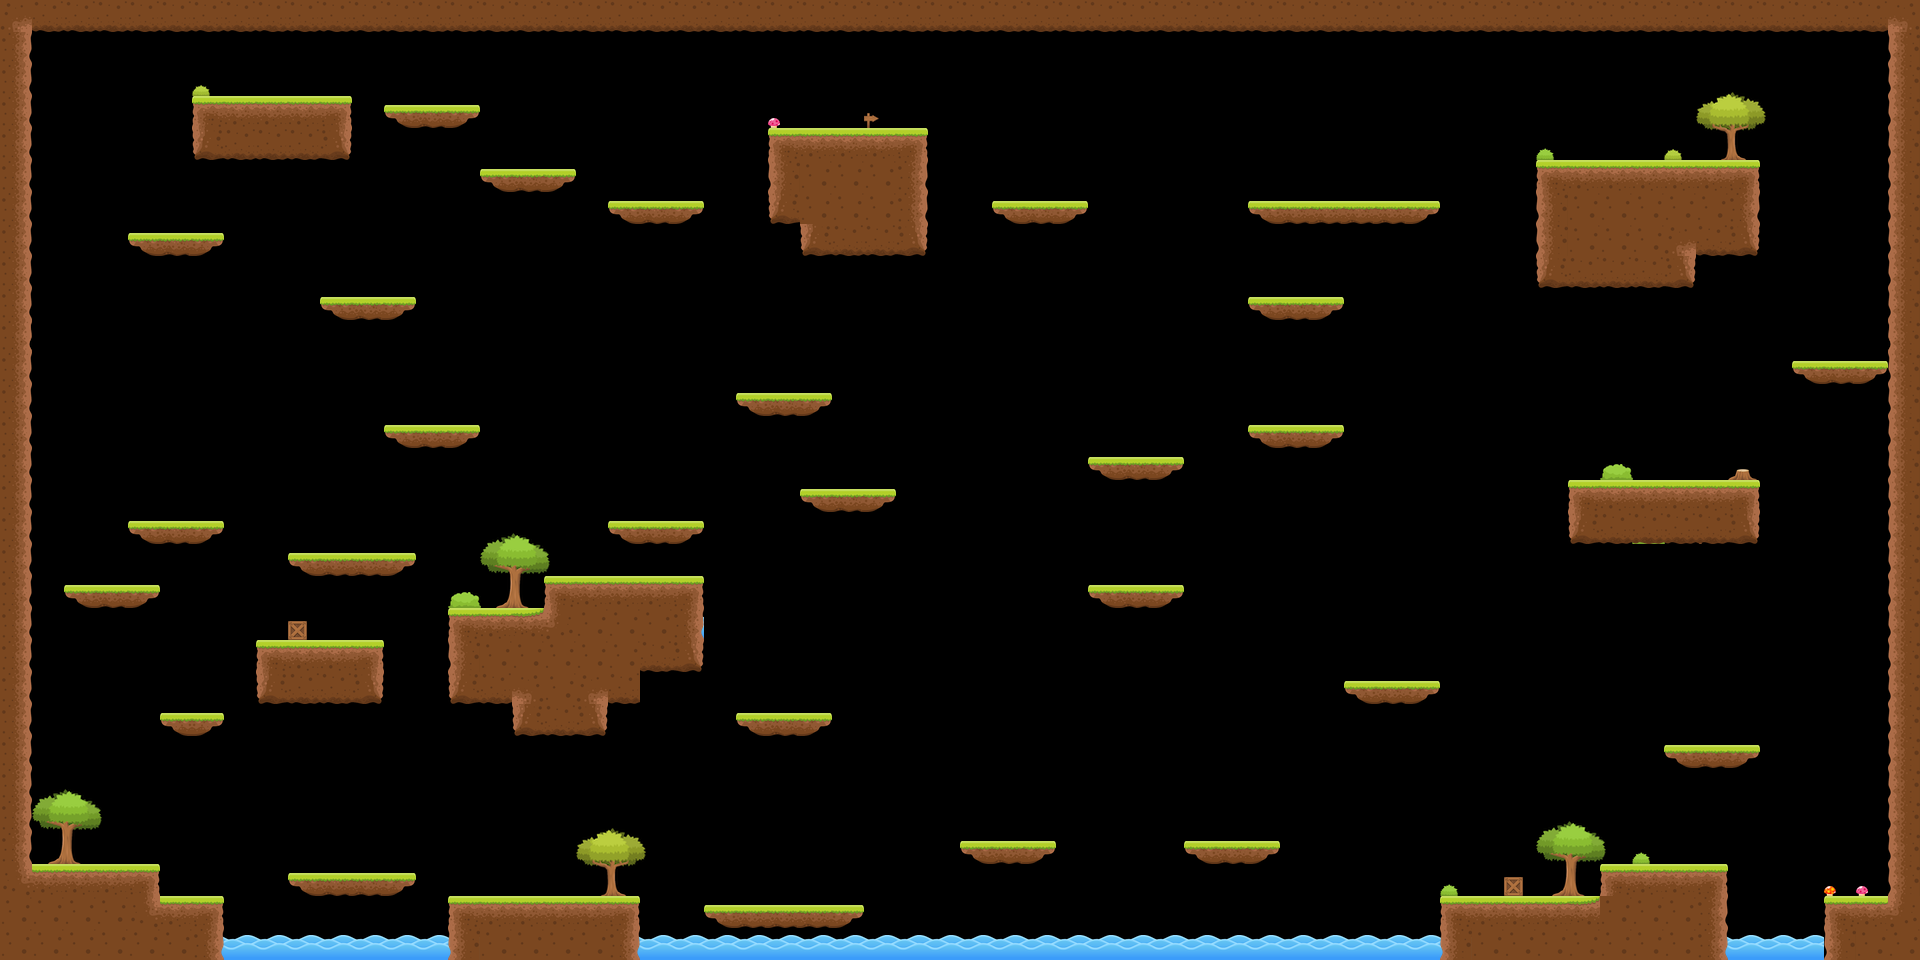

A level layout from a 2D game, rendered from its tile map. Below: a short description, then the map file with tile-grid data replaced by summaries:
An orthogonal 60x30 tile map with 32x32 px tiles, 3 tile layers (Hintergrund, Tile Layer 2, Tile Layer 1).

<map version="1.10" tiledversion="1.10.2" orientation="orthogonal" renderorder="right-down" width="60" height="30" tilewidth="32" tileheight="32" infinite="0" nextlayerid="6" nextobjectid="1">
 <tileset firstgid="1" name="Number one" tilewidth="70" tileheight="75" tilecount="33" columns="0">
  <grid orientation="orthogonal" width="1" height="1" />
  <tile id="0">
   <image width="32" height="32" source="../Downloads/Tiles/1.png" />
  </tile>
  <tile id="1">
   <image width="32" height="32" source="../Downloads/Tiles/2.png" />
  </tile>
  <tile id="2">
   <image width="32" height="32" source="../Downloads/Tiles/3.png" />
  </tile>
  <tile id="3">
   <image width="32" height="32" source="../Downloads/Tiles/4.png" />
  </tile>
  <tile id="4">
   <image width="32" height="32" source="../Downloads/Tiles/5.png" />
  </tile>
  <tile id="5">
   <image width="32" height="32" source="../Downloads/Tiles/6.png" />
  </tile>
  <tile id="6">
   <image width="32" height="32" source="../Downloads/Tiles/7.png" />
  </tile>
  <tile id="7">
   <image width="32" height="32" source="../Downloads/Tiles/8.png" />
  </tile>
  <tile id="8">
   <image width="32" height="32" source="../Downloads/Tiles/9.png" />
  </tile>
  <tile id="9">
   <image width="32" height="32" source="../Downloads/Tiles/10.png" />
  </tile>
  <tile id="10">
   <image width="32" height="32" source="../Downloads/Tiles/11.png" />
  </tile>
  <tile id="11">
   <image width="32" height="32" source="../Downloads/Tiles/12.png" />
  </tile>
  <tile id="12">
   <image width="32" height="23" source="../Downloads/Tiles/13.png" />
  </tile>
  <tile id="13">
   <image width="32" height="23" source="../Downloads/Tiles/14.png" />
  </tile>
  <tile id="14">
   <image width="32" height="23" source="../Downloads/Tiles/15.png" />
  </tile>
  <tile id="15">
   <image width="32" height="32" source="../Downloads/Tiles/16.png" />
  </tile>
  <tile id="16">
   <image width="32" height="25" source="../Downloads/Tiles/17.png" />
  </tile>
  <tile id="17">
   <image width="32" height="32" source="../Downloads/Tiles/18.png" />
  </tile>
  <tile id="18">
   <image width="32" height="32" source="../Downloads/Tiles/19.png" />
  </tile>
  <tile id="19">
   <image width="32" height="32" source="../Downloads/Tiles/20.png" />
  </tile>
  <tile id="20">
   <image width="33" height="16" source="../Downloads/Object/Bush (1).png" />
  </tile>
  <tile id="21">
   <image width="33" height="16" source="../Downloads/Object/Bush (2).png" />
  </tile>
  <tile id="22">
   <image width="18" height="12" source="../Downloads/Object/Bush (3).png" />
  </tile>
  <tile id="23">
   <image width="18" height="11" source="../Downloads/Object/Bush (4).png" />
  </tile>
  <tile id="24">
   <image width="19" height="19" source="../Downloads/Object/Crate.png" />
  </tile>
  <tile id="25">
   <image width="12" height="10" source="../Downloads/Object/Mushroom_1.png" />
  </tile>
  <tile id="26">
   <image width="12" height="10" source="../Downloads/Object/Mushroom_2.png" />
  </tile>
  <tile id="27">
   <image width="15" height="15" source="../Downloads/Object/Sign_1.png" />
  </tile>
  <tile id="28">
   <image width="15" height="15" source="../Downloads/Object/Sign_2.png" />
  </tile>
  <tile id="29">
   <image width="22" height="13" source="../Downloads/Object/Stone.png" />
  </tile>
  <tile id="30">
   <image width="29" height="11" source="../Downloads/Object/Tree_1.png" />
  </tile>
  <tile id="31">
   <image width="70" height="75" source="../Downloads/Object/Tree_2.png" />
  </tile>
  <tile id="32">
   <image width="70" height="68" source="../Downloads/Object/Tree_3.png" />
  </tile>
 </tileset>
 <layer id="2" name="Hintergrund" width="60" height="30">
  <data>[1800 cells, 82 non-empty, 13 distinct tile ids]</data>
 </layer>
 <layer id="5" name="Tile Layer 2" width="60" height="30">
  <data>[1800 cells, 7 non-empty, 2 distinct tile ids]</data>
 </layer>
 <layer id="1" name="Tile Layer 1" width="60" height="30">
  <data>[1800 cells, 357 non-empty, 17 distinct tile ids]</data>
 </layer>
</map>
